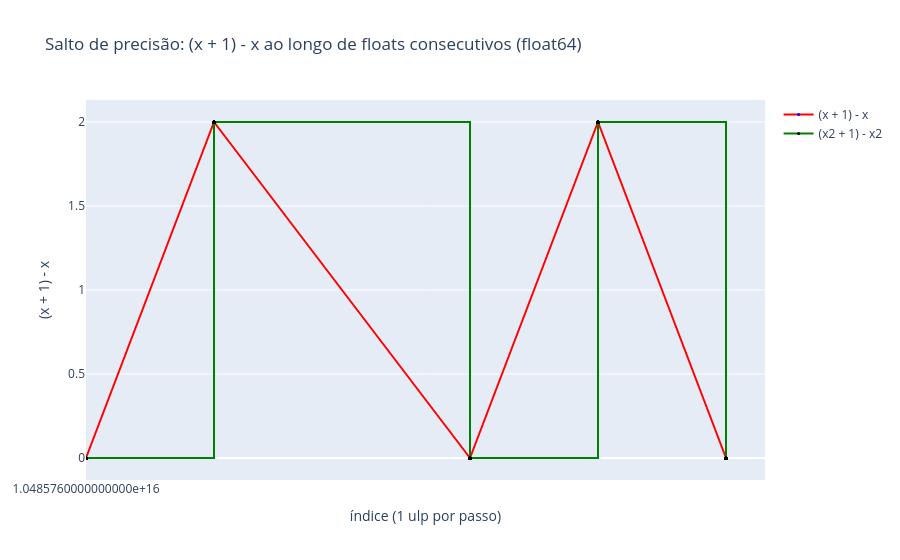

The cell this chart's notebook holds for it:
### Code cell
fig = go.Figure()
fig.add_trace(go.Scatter(x=x, y=y,
                         mode="markers",
                         marker=dict(size=6, color="blue"),
                         name="(x + 1) - x"))

fig.add_trace(go.Scatter(x=x2, y=y2,
                         mode="markers",
                         marker=dict(size=4, color="black"),
                         name="(x2 + 1) - x2")
                         )

fig.update_layout(
    title="Representação Discreta: (x + 1) - x para floats consecutivos (float64)",
    xaxis_title="índice (1 ulp por passo)",
    yaxis_title="(x + 1) - x",
    xaxis=dict(tickformat=".16e") 
)

fig.show()

### Figure 1 — Plotly figure (JSON) as saved in the notebook; plotly's stock layout.template omitted (floating-point values rounded to 4 significant figures; data arrays with more than 128 entries replaced by an {"elided": "..."} marker saying what was removed)
{"data": [{"line": {"color": "red"}, "marker": {"color": "blue", "size": 3}, "mode": "lines+markers", "name": "(x + 1) - x", "type": "scatter", "x": [1.049e+16, 1.049e+16, 1.049e+16, 1.049e+16, 1.049e+16, 1.049e+16, 1.049e+16, 1.049e+16, 1.049e+16, 1.049e+16, 1.049e+16, 1.049e+16, 1.049e+16, 1.049e+16, 1.049e+16, 1.049e+16, 1.049e+16, 1.049e+16, 1.049e+16, 1.049e+16, 1.049e+16, 1.049e+16, 1.049e+16, 1.049e+16, 1.049e+16, 1.049e+16, 1.049e+16, 1.049e+16, 1.049e+16, 1.049e+16, 1.049e+16, 1.049e+16, 1.049e+16, 1.049e+16, 1.049e+16, 1.049e+16, 1.049e+16, 1.049e+16, 1.049e+16, 1.049e+16, 1.049e+16, 1.049e+16, 1.049e+16, 1.049e+16, 1.049e+16, 1.049e+16, 1.049e+16, 1.049e+16, 1.049e+16, 1.049e+16, 1.049e+16, 1.049e+16, 1.049e+16, 1.049e+16, 1.049e+16, 1.049e+16, 1.049e+16, 1.049e+16, 1.049e+16, 1.049e+16, 1.049e+16, 1.049e+16, 1.049e+16, 1.049e+16, 1.049e+16, 1.049e+16, 1.049e+16, 1.049e+16, 1.049e+16, 1.049e+16, 1.049e+16, 1.049e+16, 1.049e+16, 1.049e+16, 1.049e+16, 1.049e+16, 1.049e+16, 1.049e+16, 1.049e+16, 1.049e+16, 1.049e+16, 1.049e+16, 1.049e+16, 1.049e+16, 1.049e+16, 1.049e+16, 1.049e+16, 1.049e+16, 1.049e+16, 1.049e+16, 1.049e+16, 1.049e+16, 1.049e+16, 1.049e+16, 1.049e+16, 1.049e+16, 1.049e+16, 1.049e+16, 1.049e+16, 1.049e+16], "y": [0.0, 0.0, 0.0, 0.0, 0.0, 0.0, 0.0, 0.0, 0.0, 0.0, 0.0, 0.0, 0.0, 2.0, 2.0, 2.0, 2.0, 2.0, 2.0, 2.0, 2.0, 2.0, 2.0, 2.0, 2.0, 2.0, 2.0, 2.0, 2.0, 2.0, 2.0, 2.0, 2.0, 2.0, 2.0, 2.0, 2.0, 2.0, 0.0, 0.0, 0.0, 0.0, 0.0, 0.0, 0.0, 0.0, 0.0, 0.0, 0.0, 0.0, 0.0, 0.0, 0.0, 0.0, 0.0, 0.0, 0.0, 0.0, 0.0, 0.0, 0.0, 0.0, 2.0, 2.0, 2.0, 2.0, 2.0, 2.0, 2.0, 2.0, 2.0, 2.0, 2.0, 2.0, 2.0, 2.0, 2.0, 2.0, 2.0, 2.0, 2.0, 2.0, 2.0, 2.0, 2.0, 2.0, 2.0, 0.0, 0.0, 0.0, 0.0, 0.0, 0.0, 0.0, 0.0, 0.0, 0.0, 0.0, 0.0, 0.0]}, {"line": {"color": "green", "shape": "hv"}, "marker": {"color": "black", "size": 3}, "mode": "lines+markers", "name": "(x2 + 1) - x2", "type": "scatter", "x": {"elided": "1000 float values"}, "y": {"elided": "1000 float values"}}], "layout": {"title": {"text": "Salto de precisão: (x + 1) - x ao longo de floats consecutivos (float64)"}, "xaxis": {"tickformat": ".16e", "title": {"text": "índice (1 ulp por passo)"}}, "yaxis": {"title": {"text": "(x + 1) - x"}}}}
